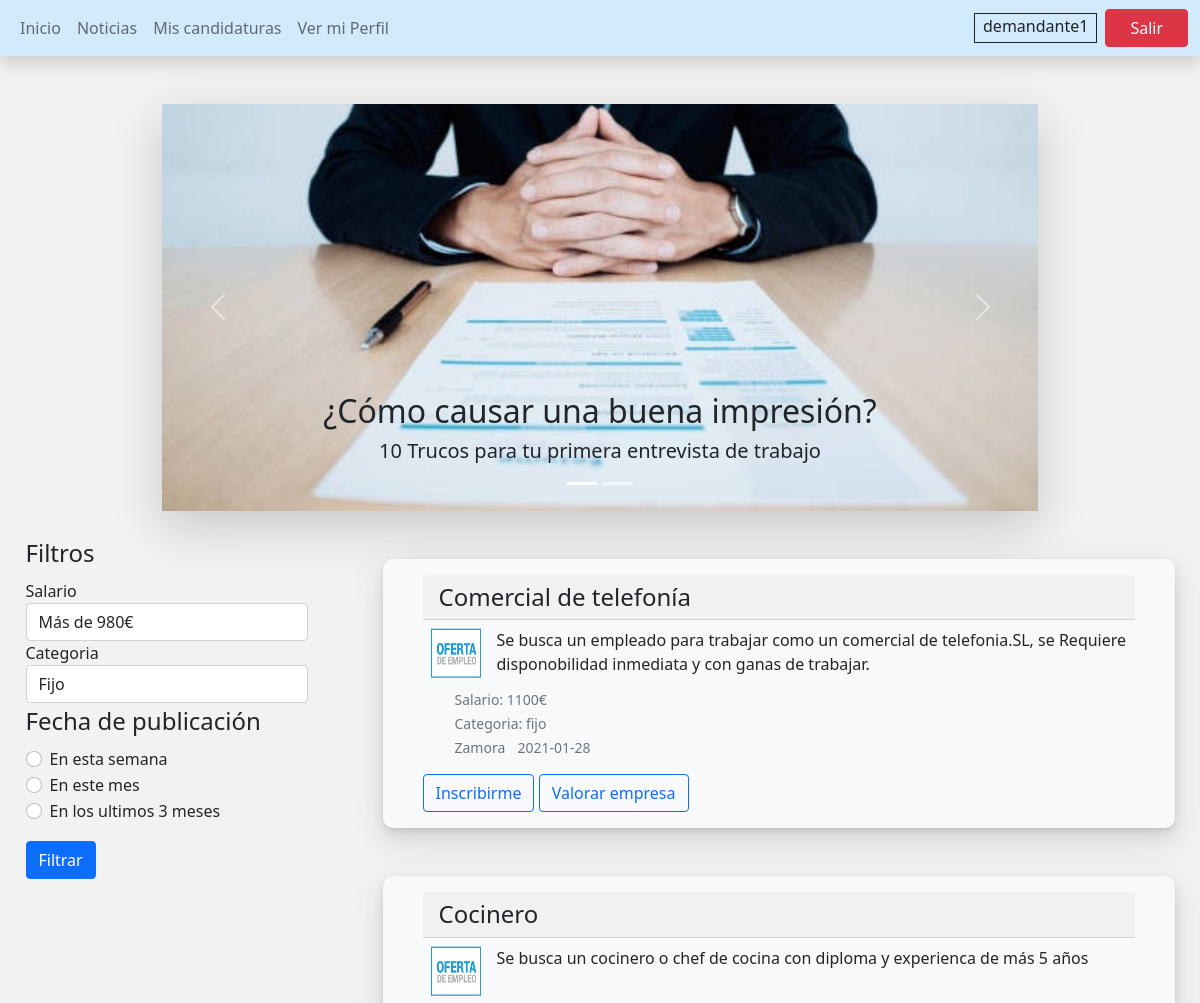
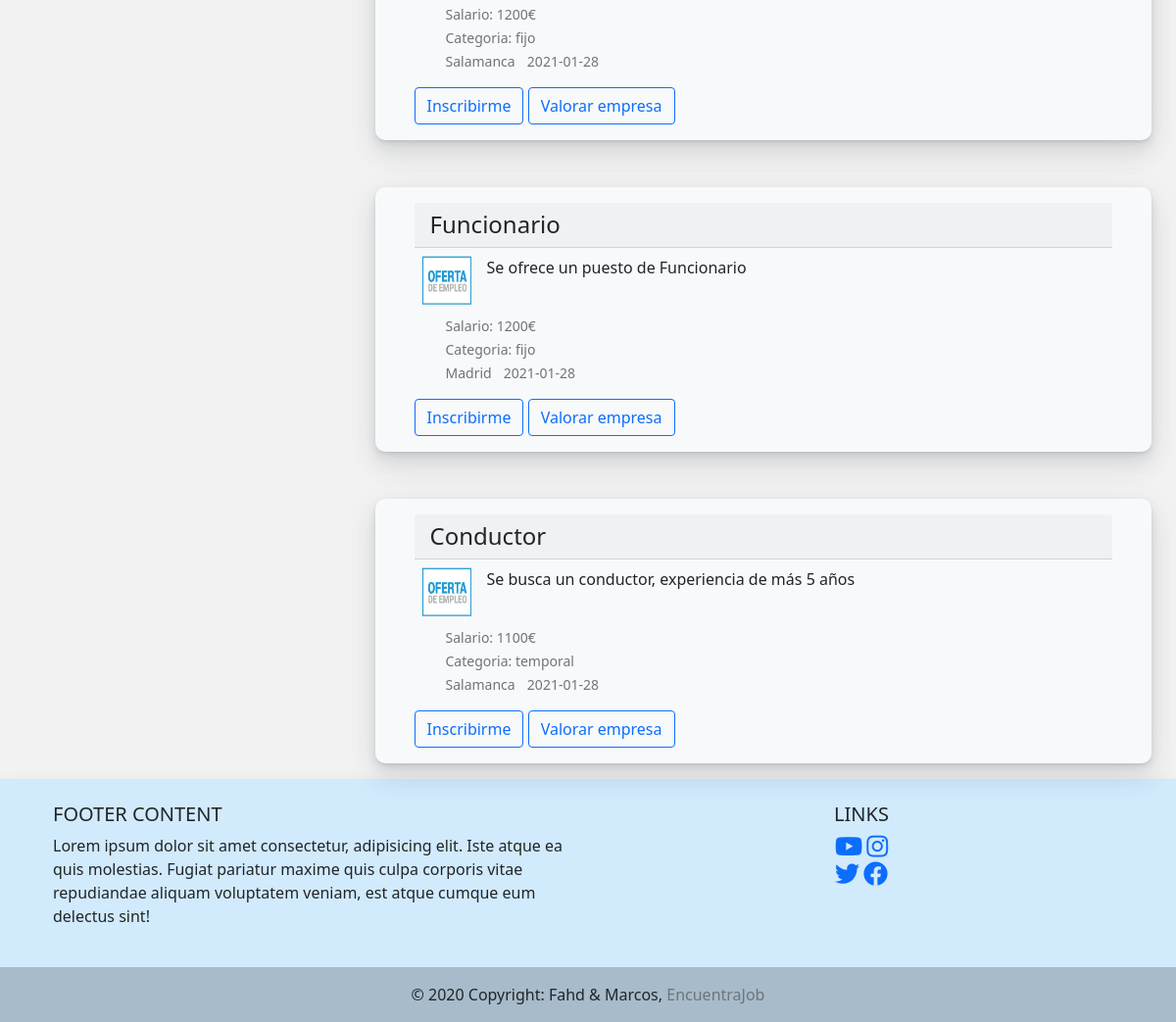
The app's page /vista_usuario.php (signed in) with its own data (2 pictures, top to bottom).
### tables this page shows
CREATE TABLE `ofertas` (
  `id_oferta` int(10) NOT NULL,
  `id_empresa` varchar(10) NOT NULL,
  `titulo_oferta` varchar(50) NOT NULL,
  `oferta` varchar(1000) NOT NULL,
  `ciudad` varchar(20) NOT NULL,
  `categoria` varchar(20) NOT NULL,
  `salario` int(10) NOT NULL,
  `fecha` date NOT NULL DEFAULT current_timestamp()
);

### funciones_conexion.php (called while the page is built, shortened)
<?php
function getParameter($nombre)
{
  $res= null;
  return ($res);
}

### vista_usuario.php (the view, shortened to what this page needs)
<?php
include 'funciones_conexion.php';
$conn = conexion();
$sql = "SELECT * FROM ofertas";
if($rs = $conn->query($sql)){
  if($rs->num_rows<0){
  die("Error en sacar los datos de la DB");
  }
}
$opcion= getParameter( 'radio');
$id_usuario = $_SESSION['id_user'];
$sql_id_dem = "SELECT id_demandante FROM demandante WHERE id_usuario=$id_usuario";
if($rs_id = $conn->query($sql_id_dem)){
  $rs_id = $rs_id->fetch_assoc();
}
$id_dem = $rs_id['id_demandante'];
?>
<!doctype html>
<html lang="es">
  <head>
    <link href="css/bootstrap.min.css" rel="stylesheet" >
    <link href="css/bootstrap.css" rel="stylesheet" >
    <link href="fontawesome/css/all.min.css" rel="stylesheet" />
  </head>
  <body style="background-color: #f2f2f2;">
  <nav class="navbar navbar-expand-lg navbar-light shadow" style="background-color: #D1EAFC;">
    <div class="container-fluid">
  <div class="collapse navbar-collapse" id="navbarNav">
        <ul class="navbar-nav">
          <li class="nav-item">
            <a class="nav-link " aria-current="page" href="vista_usuario.php">Inicio</a>
          </li>
          <li class="nav-item">
            <a class="nav-link" href="#">Noticias</a>
          </li>
          <li class="nav-item">
            <a class="nav-link " href="mis_candidaturas.php">Mis candidaturas</a>
          </li>
          <li class="nav-item">
            <a class="nav-link" href="ver_perfil_usuario.html">Ver mi Perfil</a>
          </li>
        </ul>
      </div>
        <ul class="navbar-nav ">
          <p class="px-2 m-1 mx-2 border border-dark"><?=$_SESSION['nombre'] ;?></p>
          <li class="nav-item">
            <a href="logout.php" class="btn btn-danger px-4">Salir</a>
          </li>
        </ul>
      </div>
  </nav>
          <div class="row justify-content-around">
          <?php include 'filtros.php'; ?>
             <div class="col-md-8 justify-content-end">
           <?php   $datos = $rs->fetch_assoc();
                  while($datos) { ?>
          <div class="card mb-3 container-md bg-light   mt-5 border-light" >
           <div class="card-body">
             <h4 class="card-header"><?=$datos['titulo_oferta'];?></h4>
             <div class="d-flex ">
               <img src="img/oferta-empleo.jpg" alt="bmw" width="50" height="50" class="d-inline-block m-2">
             <p class="card-text m-2"><?=$datos['oferta']; ?></p>     </div>
          <ul >
             <li class=" list-inline-item card-text"><small class="text-muted align-bottom">Salario: <?=$datos['salario'];?>€</small></li><br>
             <li class=" list-inline-item card-text"><small class="text-muted align-bottom">Categoria: <?=$datos['categoria'];?></small></li><br>
             <li class=" list-inline-item card-text"><small class="text-muted align-bottom"><?=$datos['ciudad'];?></small></li>
             <li class=" list-inline-item card-text"><small class="text-muted align-bottom"><?=$datos['fecha'];?></small></li>
          </ul>
           <a href="acciones_usuario.php?id_oferta=<?=$datos['id_oferta'];?>&id_dem=<?=$id_dem;?>&id_emp=<?=$datos['id_empresa'];?>&titulo=<?=$datos['titulo_oferta'];?>" ><button class="btn btn-outline-primary">Inscribirme</button></a>
           <a href="opiniones_empresa_users.php?id_empresa1=<?=$datos['id_empresa'];?>" ><button class="btn btn-outline-primary">Valorar empresa</button></a>
           </div>
          </div>
          <?php  $datos = $rs->fetch_assoc();
          }  $rs->free();
          ?>
           </div>
          </div>
  <footer class="text-center text-lg-start shadow" style="background-color: #D1EAFC;">
  <div class="container p-4">
    <div class="row">
      <div class="col-lg-6 col-md-12 mb-4 mb-md-0">
        <h5 class="text-uppercase">Footer Content</h5>
        <p>
          Lorem ipsum dolor sit amet consectetur, adipisicing elit. Iste atque ea quis
          molestias. Fugiat pariatur maxime quis culpa corporis vitae repudiandae aliquam
          voluptatem veniam, est atque cumque eum delectus sint!
        </p>
      </div>
      <div class="col-lg-6 col-md-12 mb-4 mb-md-0">
        <h5 class="text-uppercase text-center">Links</h5>
        <ul class="list-unstyled mb-0 text-center">
          <li>
            <a href="https://www.youtube.com/watch?v=FwhKhecN-1E" ><i class="fab fa-youtube" style="font-size:25px;" ></i></a>
            <a href="https://www.instagram.com/usal" ><i class="fab fa-instagram" style="font-size:25px;" ></i></a>
          </li>
          <li>
            <a href="https://www.twitter.com/usal"><i class="fab fa-twitter" style="font-size:25px;" ></i></a>
            <a href="https://www.facebook.com/" ><i class="fab fa-facebook" style="font-size:25px;" ></i></a>
          </li>
        </ul>
      </div>
    </div>
  </div>
  <div class="text-center p-3" style="background-color: rgba(0, 0, 0, 0.2)">
    © 2020 Copyright: Fahd & Marcos,
    <a class="text-muted" style="text-decoration:none">EncuentraJob</a>
  </div>
</footer>
  </body>
</html>

### filtros.php (shortened to what this page needs)
<div class="col-md-3 col-sm-9 align-self-start">
 <br>
 <form method="post">
 <fieldset>
   <legend>Filtros</legend>
   <label>Salario</label>
   <select class="form-control" >
     <option value="980">Más de 980€</option>
   </select>
     <label>Categoria</label>
     <select class="form-control" >
       <option value="fijo">Fijo</option>
     </select>
   <fieldset>
     <legend>Fecha de publicación </legend>
     <div class="form-check">
       <label class="form-check-label">
         <input type="radio" class="form-check-input" name="radio"  value="semana" <?php echo (($opcion == "semana")?'checked':'' ); ?>>
        En esta semana </label>
     </div>
     <div class="form-check">
       <label class="form-check-label  ">
         <input type="radio" class="form-check-input" name="radio" value="mes" <?php echo (($opcion == "mes")?'checked':'' ); ?>>
           En este mes
       </label>
     </div>
     <div class="form-check">
       <label class="form-check-label">
         <input type="radio" class="form-check-input" name="radio" value="tresMeses" <?php echo (($opcion == "tresMeses")?'checked':'' ); ?>>
           En los ultimos 3 meses
       </label>
     </div>
   </fieldset>
   <button type="submit" class="btn btn-primary mt-3" name="btn_filtrar">Filtrar</button>
 </fieldset>
</form>
</div>

### records on screen
ofertas: titulo_oferta "Comercial de telefonía", oferta "Se busca un empleado para trabajar como un comercial de telefonia.SL, se Requiere disponobilidad inmediata y con ganas de trabajar.", salario "1100", categoria "fijo", ciudad "Zamora", fecha "2021-01-28"
ofertas: titulo_oferta "Cocinero", oferta "Se busca un cocinero o chef de cocina con diploma y experienca de más 5 años", salario "1200", categoria "fijo", ciudad "Salamanca", fecha "2021-01-28"
ofertas: titulo_oferta "Funcionario", oferta "Se ofrece un puesto de Funcionario", salario "1200", categoria "fijo", ciudad "Madrid", fecha "2021-01-28"
ofertas: titulo_oferta "Conductor", oferta "Se busca un conductor, experiencia de más 5 años", salario "1100", categoria "temporal", ciudad "Salamanca", fecha "2021-01-28"

### other values on screen
$_SESSION['nombre'] "demandante1"
